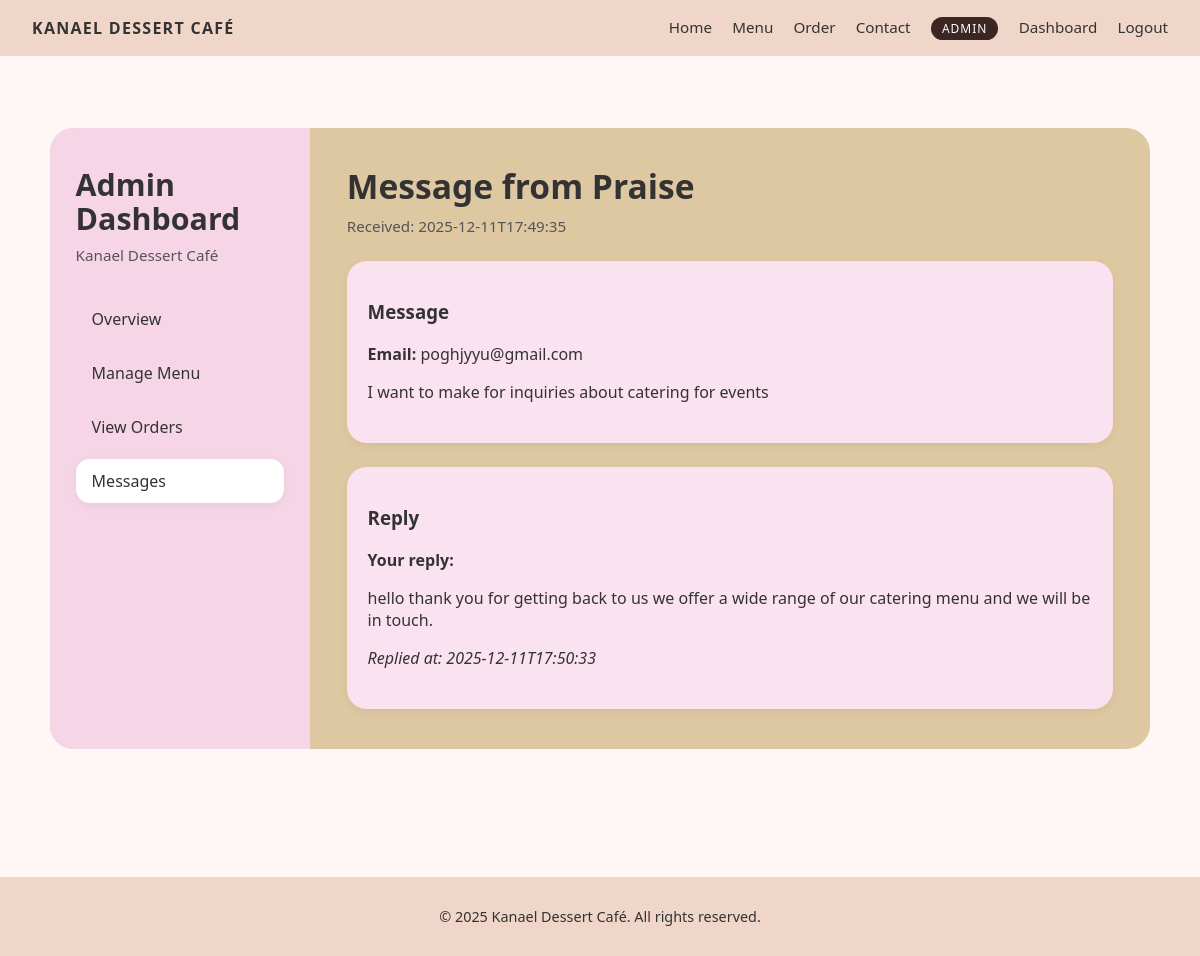
/admin/messages/2 (signed in), run on the app's committed database.
### tables this page shows
CREATE TABLE messages (
            id INTEGER PRIMARY KEY AUTOINCREMENT,
            name TEXT NOT NULL,
            email TEXT,
            message TEXT NOT NULL,
            created_at TEXT NOT NULL
        , admin_reply TEXT, replied_at TEXT);

### app.py (the view, shortened to what this page needs)
@app.route("/admin/messages/<int:msg_id>", methods=["GET", "POST"])
@login_required
def admin_view_message(msg_id):
    conn = get_db_connection()
    cur = conn.cursor()
    cur.execute("SELECT * FROM messages WHERE id = ?", (msg_id,))
    message = cur.fetchone()
    if not message:
        flash("Message not found.", "danger")
        return redirect(url_for("admin_messages"))
    conn.close()
    return render_template("admin_message_view.html", message=message)

### app.py (called while the page is built)
def get_db_connection():
    conn = sqlite3.connect(DB_PATH)
    conn.row_factory = sqlite3.Row
    return conn

def login_required(view_func):
    @wraps(view_func)
    def wrapped_view(*args, **kwargs):
        if not session.get("is_admin"):
            flash("Please log in to access the admin area.", "warning")
            return redirect(url_for("admin_login"))
        return view_func(*args, **kwargs)
    return wrapped_view

### templates/admin_message_view.html (shortened to what this page needs)
{% extends "base.html" %}
{% block content %}
<div class="admin-layout">
  <aside class="admin-sidebar">
    <h2>Admin<br>Dashboard</h2>
    <p class="admin-brand">Kanael Dessert Café</p>
    <nav class="admin-nav">
      <a href="{{ url_for('admin_dashboard') }}" class="admin-nav-link">Overview</a>
      <a href="{{ url_for('admin_menu') }}" class="admin-nav-link">Manage Menu</a>
      <a href="{{ url_for('admin_orders') }}" class="admin-nav-link">View Orders</a>
      <a href="{{ url_for('admin_messages') }}" class="admin-nav-link active">Messages</a>
    </nav>
  </aside>
  <section class="admin-main">
    <div class="admin-main-header">
      <h1>Message from {{ message.name }}</h1>
      <p>Received: {{ message.created_at }}</p>
    </div>
    <div class="admin-card" style="margin-bottom: 1.5rem;">
      <h3>Message</h3>
      <p><strong>Email:</strong> {{ message.email }}</p>
      <p>{{ message.message }}</p>
    </div>
    <div class="admin-card">
      <h3>Reply</h3>
      {% if message.admin_reply %}
        <p><strong>Your reply:</strong></p>
        <p>{{ message.admin_reply }}</p>
        <p><em>Replied at: {{ message.replied_at }}</em></p>
      {% endif %}
    </div>
  </section>
</div>
{% endblock %}

### static/css/styles.css (style rules this page uses)
body { font-family: system-ui, -apple-system, BlinkMacSystemFont, sans-serif; margin: 0; background: #fff7f5; color: #333; }
html, body { height: 100%; }
body { display: flex; flex-direction: column; }
.admin-layout { display: flex; gap: 0; margin: 2rem auto 3rem; max-width: 1200px; min-height: 480px; border-radius: 24px; overflow: hidden; background: #dec8a2; }
.admin-sidebar { width: 260px; background: #f6d6e6; padding: 2.5rem 1.6rem; box-sizing: border-box; }
.admin-sidebar h2 { margin: 0 0 0.6rem; font-size: 1.9rem; line-height: 1.1; }
.admin-sidebar .admin-brand { margin: 0 0 2rem; font-size: 0.95rem; color: #555; }
.admin-nav { display: flex; flex-direction: column; gap: 0.6rem; }
.admin-nav-link { display: block; padding: 0.7rem 1rem; border-radius: 14px; text-decoration: none; color: #333; background: transparent; font-weight: 500; }
.admin-nav-link.active, .admin-nav-link:hover { background: #ffffff; box-shadow: 0 3px 10px rgba(0,0,0,0.06); }
.admin-main { flex: 1; padding: 2.2rem 2.3rem 2.5rem; box-sizing: border-box; }
.admin-main-header h1 { margin: 0 0 0.4rem; font-size: 2.1rem; }
.admin-main-header p { margin: 0 0 1.6rem; font-size: 0.95rem; color: #555; }
.admin-card { background: #fbe2f0; border-radius: 20px; padding: 1.2rem 1.3rem 1.5rem; box-shadow: 0 3px 10px rgba(0,0,0,0.05); }

### data on the page
messages: name "Praise", created_at "2025-12-11T17:49:35", email "poghjyyu@gmail.com", message "I want to make for inquiries about catering for events", admin_reply "hello thank you for getting back to us we offer a wide range of our catering menu and we will be in touch.", replied_at "2025-12-11T17:50:33"
